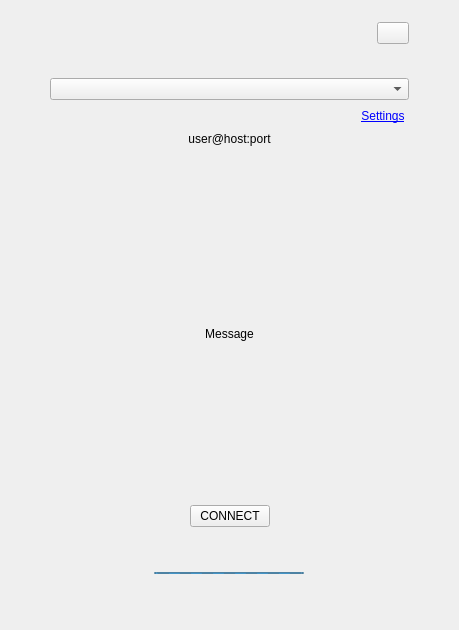
<?xml version="1.0" encoding="UTF-8"?>
<ui version="4.0">
 <class>MainWindow</class>
 <widget class="QMainWindow" name="MainWindow">
  <property name="geometry">
   <rect>
    <x>0</x>
    <y>0</y>
    <width>459</width>
    <height>630</height>
   </rect>
  </property>
  <property name="minimumSize">
   <size>
    <width>350</width>
    <height>0</height>
   </size>
  </property>
  <property name="maximumSize">
   <size>
    <width>500</width>
    <height>800</height>
   </size>
  </property>
  <property name="windowTitle">
   <string>MainWindow</string>
  </property>
  <widget class="QWidget" name="centralWidget">
   <layout class="QVBoxLayout" name="verticalLayout_4">
    <property name="spacing">
     <number>12</number>
    </property>
    <property name="leftMargin">
     <number>50</number>
    </property>
    <property name="rightMargin">
     <number>50</number>
    </property>
    <item>
     <widget class="QWidget" name="widget_1_top" native="true">
      <layout class="QHBoxLayout" name="horizontalLayout_5">
       <property name="rightMargin">
        <number>0</number>
       </property>
       <item>
        <widget class="QLabel" name="label">
         <property name="text">
          <string/>
         </property>
         <property name="alignment">
          <set>Qt::AlignCenter</set>
         </property>
        </widget>
       </item>
       <item>
        <widget class="QPushButton" name="pbHamburger">
         <property name="maximumSize">
          <size>
           <width>32</width>
           <height>32</height>
          </size>
         </property>
         <property name="text">
          <string/>
         </property>
        </widget>
       </item>
      </layout>
     </widget>
    </item>
    <item>
     <widget class="QWidget" name="widget_2_combo" native="true">
      <layout class="QVBoxLayout" name="verticalLayout_2">
       <property name="leftMargin">
        <number>0</number>
       </property>
       <property name="rightMargin">
        <number>0</number>
       </property>
       <item>
        <widget class="QComboBox" name="cboParam"/>
       </item>
       <item>
        <widget class="QWidget" name="widget_3_settings" native="true">
         <layout class="QHBoxLayout" name="horizontalLayout_2">
          <property name="spacing">
           <number>0</number>
          </property>
          <property name="leftMargin">
           <number>0</number>
          </property>
          <property name="topMargin">
           <number>0</number>
          </property>
          <property name="rightMargin">
           <number>4</number>
          </property>
          <property name="bottomMargin">
           <number>0</number>
          </property>
          <item>
           <spacer name="horizontalSpacer_4">
            <property name="orientation">
             <enum>Qt::Horizontal</enum>
            </property>
            <property name="sizeHint" stdset="0">
             <size>
              <width>40</width>
              <height>20</height>
             </size>
            </property>
           </spacer>
          </item>
          <item>
           <widget class="QLabel" name="lblSettings">
            <property name="maximumSize">
             <size>
              <width>150</width>
              <height>16777215</height>
             </size>
            </property>
            <property name="text">
             <string>&lt;html&gt;&lt;head/&gt;&lt;body&gt;&lt;p&gt;&lt;a href=&quot;#&quot;&gt;&lt;span style=&quot; text-decoration: underline; color:#0000ff;&quot;&gt;Settings&lt;/span&gt;&lt;/a&gt;&lt;/p&gt;&lt;/body&gt;&lt;/html&gt;</string>
            </property>
            <property name="alignment">
             <set>Qt::AlignCenter</set>
            </property>
           </widget>
          </item>
         </layout>
        </widget>
       </item>
       <item>
        <widget class="QLabel" name="lblUserHostPort">
         <property name="text">
          <string>user@host:port</string>
         </property>
         <property name="alignment">
          <set>Qt::AlignCenter</set>
         </property>
        </widget>
       </item>
      </layout>
     </widget>
    </item>
    <item>
     <widget class="QStackedWidget" name="stackedWidget">
      <property name="currentIndex">
       <number>0</number>
      </property>
      <widget class="QWidget" name="pageMain">
       <layout class="QVBoxLayout" name="verticalLayout_3">
        <item>
         <widget class="QLabel" name="lblMessage">
          <property name="sizePolicy">
           <sizepolicy hsizetype="Preferred" vsizetype="Expanding">
            <horstretch>0</horstretch>
            <verstretch>0</verstretch>
           </sizepolicy>
          </property>
          <property name="text">
           <string>Message</string>
          </property>
          <property name="alignment">
           <set>Qt::AlignCenter</set>
          </property>
          <property name="wordWrap">
           <bool>true</bool>
          </property>
         </widget>
        </item>
        <item>
         <widget class="QWidget" name="widget_2" native="true">
          <layout class="QHBoxLayout" name="horizontalLayout">
           <item>
            <spacer name="horizontalSpacer">
             <property name="orientation">
              <enum>Qt::Horizontal</enum>
             </property>
             <property name="sizeHint" stdset="0">
              <size>
               <width>58</width>
               <height>20</height>
              </size>
             </property>
            </spacer>
           </item>
           <item>
            <widget class="QPushButton" name="pbConnect">
             <property name="maximumSize">
              <size>
               <width>200</width>
               <height>16777215</height>
              </size>
             </property>
             <property name="text">
              <string>CONNECT</string>
             </property>
            </widget>
           </item>
           <item>
            <spacer name="horizontalSpacer_2">
             <property name="orientation">
              <enum>Qt::Horizontal</enum>
             </property>
             <property name="sizeHint" stdset="0">
              <size>
               <width>59</width>
               <height>20</height>
              </size>
             </property>
            </spacer>
           </item>
          </layout>
         </widget>
        </item>
       </layout>
      </widget>
      <widget class="Login" name="pageLogin"/>
      <widget class="About" name="pageAbout"/>
     </widget>
    </item>
    <item>
     <widget class="QWidget" name="widget_8_progress" native="true">
      <layout class="QHBoxLayout" name="horizontalLayout_6">
       <item>
        <widget class="QProgressBar" name="progressBar">
         <property name="maximumSize">
          <size>
           <width>150</width>
           <height>2</height>
          </size>
         </property>
         <property name="maximum">
          <number>0</number>
         </property>
         <property name="textVisible">
          <bool>false</bool>
         </property>
        </widget>
       </item>
      </layout>
     </widget>
    </item>
    <item>
     <widget class="QWidget" name="widget_9_bottom" native="true">
      <layout class="QHBoxLayout" name="horizontalLayout_4"/>
     </widget>
    </item>
   </layout>
  </widget>
 </widget>
 <layoutdefault spacing="6" margin="11"/>
 <customwidgets>
  <customwidget>
   <class>About</class>
   <extends>QWidget</extends>
   <header location="global">ui.about</header>
   <container>1</container>
  </customwidget>
  <customwidget>
   <class>Login</class>
   <extends>QWidget</extends>
   <header location="global">ui.login</header>
   <container>1</container>
  </customwidget>
 </customwidgets>
 <resources>
  <include location="assets.qrc"/>
 </resources>
 <connections/>
</ui>
